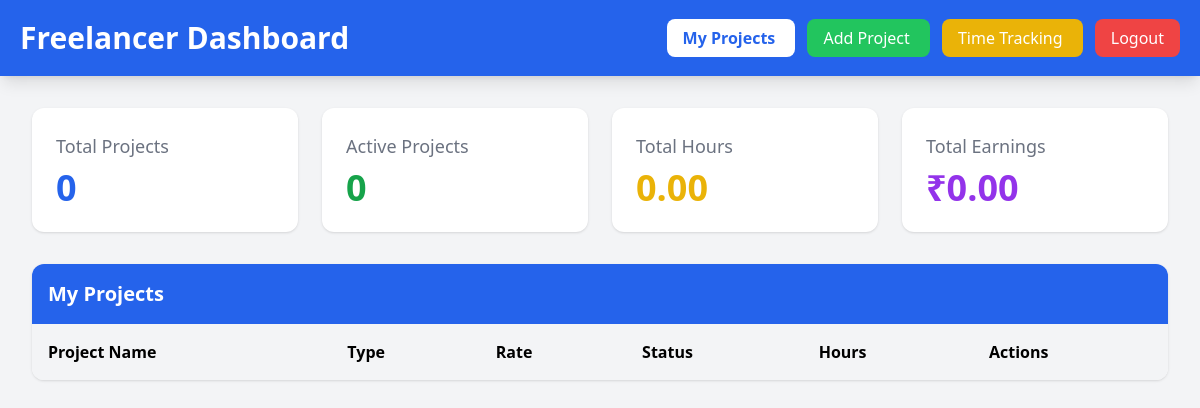
Before: / (signed in) with the older database file.
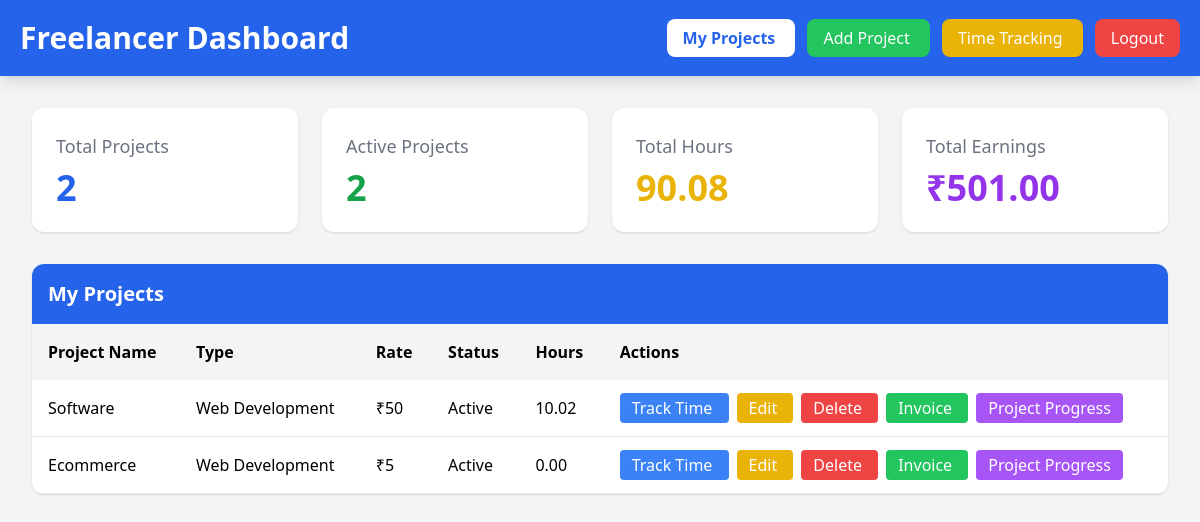
After: the same page with the newer database file.
### tables this page shows
CREATE TABLE projects(
        id INTEGER PRIMARY KEY AUTOINCREMENT,
        name TEXT,
        type TEXT,
        rate INTEGER,
        status TEXT,
        user_id INTEGER
    , created_at TIMESTAMP, deadline TEXT, description TEXT);

### app.py (the view)
@app.route("/")
@login_required
def dashboard():
    if session["role"] == "admin":
        return admin_dashboard()
    else:
        return freelancer_dashboard()

### app.py (called while the page is built)
def login_required(f):
    @wraps(f)
    def decorated_function(*args, **kwargs):
        if "user_id" not in session:
            return redirect("/login")
        return f(*args, **kwargs)
    return decorated_function

### database.py (called while the page is built)
def get_db_connection():
    conn = sqlite3.connect(DATABASE_PATH)
    conn.row_factory = sqlite3.Row
    return conn

def close_db_connection(conn):
    if conn:
        conn.close()

### templates/freelancer_dashboard.html (shortened to what this page needs)
<!DOCTYPE html>
<html>
<head>
    <script src="https://cdn.tailwindcss.com"></script>
</head>
<body class="bg-gray-100 min-h-screen">
<div class="bg-blue-600 text-white p-5 flex justify-between items-center shadow-lg">
    <h1 class="text-3xl font-bold">
        Freelancer Dashboard
    </h1>
    <div class="space-x-3">
        <a href="/projects"
        class="bg-white text-blue-600 px-4 py-2 rounded-lg font-semibold hover:bg-gray-200">
            My Projects
        </a>
        <a href="/add_project"
        class="bg-green-500 text-white px-4 py-2 rounded-lg hover:bg-green-600">
            Add Project
        </a>
        <a href="/time_tracking"
        class="bg-yellow-500 text-white px-4 py-2 rounded-lg hover:bg-yellow-600">
            Time Tracking
        </a>
        <a href="/logout"
        class="bg-red-500 text-white px-4 py-2 rounded-lg hover:bg-red-600">
            Logout
        </a>
    </div>
</div>
<div class="p-8">
    <div class="grid grid-cols-4 gap-6 mb-8">
        <div class="bg-white p-6 rounded-xl shadow">
            <h2 class="text-gray-500 text-lg">
                Total Projects
            </h2>
            <p class="text-4xl font-bold text-blue-600 mt-2">
                {{ total_projects }}
            </p>
        </div>
        <div class="bg-white p-6 rounded-xl shadow">
            <h2 class="text-gray-500 text-lg">
                Active Projects
            </h2>
            <p class="text-4xl font-bold text-green-600 mt-2">
                {{ active_projects }}
            </p>
        </div>
        <div class="bg-white p-6 rounded-xl shadow">
            <h2 class="text-gray-500 text-lg">
                Total Hours
            </h2>
            <p class="text-4xl font-bold text-yellow-500 mt-2">
                {{ "%.2f"|format(total_hours) }}
            </p>
        </div>
        <div class="bg-white p-6 rounded-xl shadow">
            <h2 class="text-gray-500 text-lg">
                Total Earnings
            </h2>
            <p class="text-4xl font-bold text-purple-600 mt-2">
                ₹{{ "%.2f"|format(total_earnings) }}
            </p>
        </div>
    </div>
    <div class="bg-white rounded-xl shadow overflow-hidden">
        <div class="bg-blue-600 text-white p-4 text-xl font-bold">
            My Projects
        </div>
        <table class="w-full">
            <tr class="bg-gray-100 text-left">
                <th class="p-4">Project Name</th>
                <th class="p-4">Type</th>
                <th class="p-4">Rate</th>
                <th class="p-4">Status</th>
                <th class="p-4">Hours</th>
                <th class="p-4">Actions</th>
            </tr>
            {% for project in projects %}
            <tr class="border-b hover:bg-gray-50">
                <td class="p-4">{{ project.name }}</td>
                <td class="p-4">{{ project.type }}</td>
                <td class="p-4">
                    ₹{{ project.rate }}
                </td>
                <td class="p-4">
                    {{ project.status }}
                </td>
                <td class="p-4">
                    {{ "%.2f"|format(project.total_hours) }}
                </td>
                <td class="p-4 space-x-2">
                    <a href="/time/{{ project.id }}"
                    class="bg-blue-500 text-white px-3 py-1 rounded hover:bg-blue-600">
                        Track Time
                    </a>
                    <a href="/edit_project/{{ project.id }}"
                    class="bg-yellow-500 text-white px-3 py-1 rounded hover:bg-yellow-600">
                        Edit
                    </a>
                    <a href="/delete_project/{{ project.id }}"
                    class="bg-red-500 text-white px-3 py-1 rounded hover:bg-red-600">
                        Delete
                    </a>
                    <a href="/invoice/{{ project.id }}"
                    class="bg-green-500 text-white px-3 py-1 rounded hover:bg-green-600">
                        Invoice
                    </a>
                    <a href="/project_progress"
                    class="bg-purple-500 text-white px-3 py-1 rounded">
                        Project Progress
                    </a>
                </td>
            </tr>
            {% endfor %}
        </table>
    </div>
</div>
</body>
</html>

Changed rows visible on the page:
added projects: name "Software", type "Web Development", rate "50", status "Active", total_hours "10.02"
added projects: name "Ecommerce", type "Web Development", rate "5", status "Active", total_hours "0.00"
Other visible differences:
{{ total_projects }}: "0" → "2"
{{ active_projects }}: "0" → "2"
{{ "%.2f"|format(total_hours) }}: "0.00" → "90.08"
{{ "%.2f"|format(total_earnings) }}: "0.00" → "501.00"
